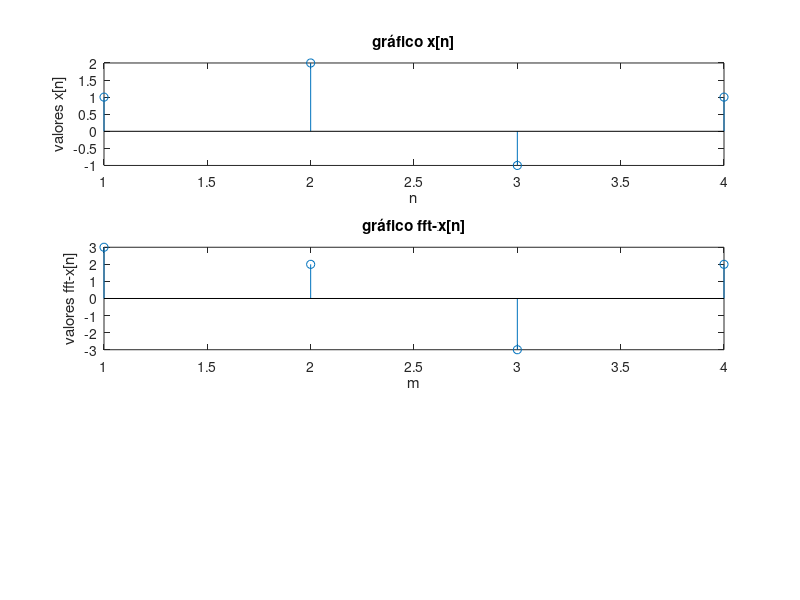

This figure's MATLAB source:

x_n = [1 2 -1 1]
n_1 = 1:1:4

subplot(311)
stem(n_1,x_n)
xlabel (sprintf ("n"));
ylabel (sprintf ("valores x[n]"));
title (sprintf ("gráfico x[n]"));

fft_x_n = fft(x_n,4)

subplot(312)
stem(n_1,fft_x_n)
xlabel (sprintf ("m"));
ylabel (sprintf ("valores fft-x[n]"));
title (sprintf ("gráfico fft-x[n]"));

